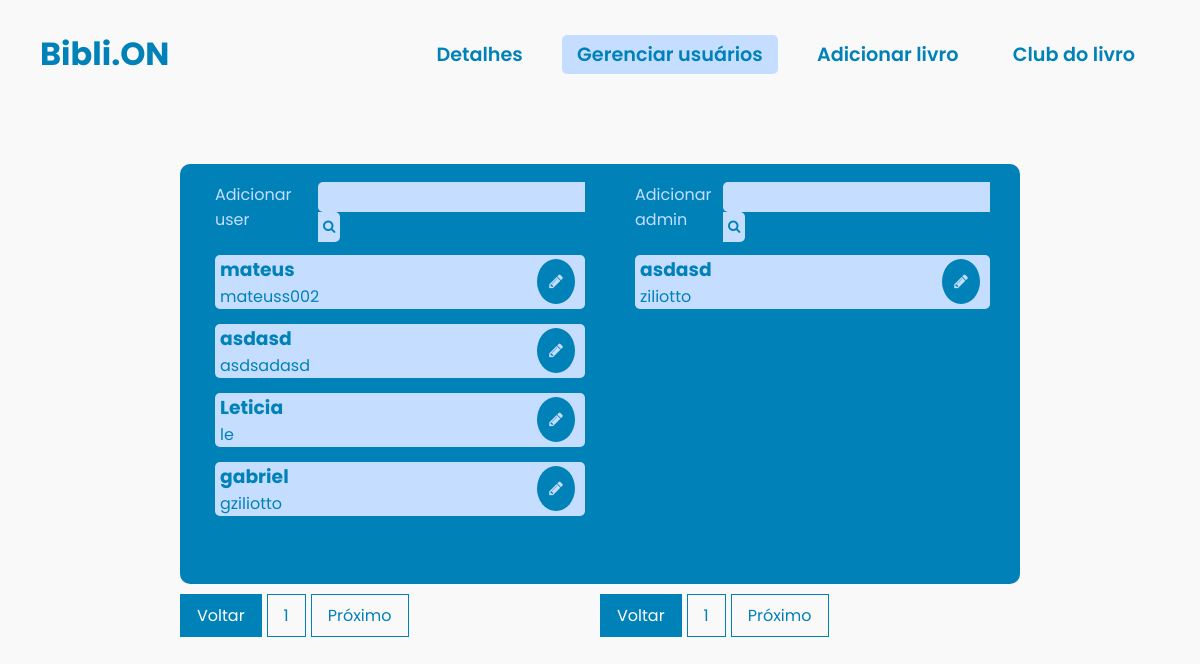
The app's page /adm/gerenciar.php (signed in) with its own data.
### tables this page shows
CREATE TABLE IF NOT EXISTS `pessoas` (
`id` int(11) unsigned NOT NULL,
  `nome` varchar(255) NOT NULL,
  `user` varchar(255) NOT NULL,
  `email` varchar(255) NOT NULL,
  `senha` varchar(255) NOT NULL
);

CREATE TABLE IF NOT EXISTS `adm` (
`id` int(11) NOT NULL,
  `nome` varchar(255) NOT NULL,
  `usuario` varchar(255) NOT NULL,
  `email` varchar(255) NOT NULL,
  `codigo` int(11) NOT NULL,
  `senha` varchar(255) NOT NULL
);

### adm/gerenciar.php (the view, shortened to what this page needs)
<!DOCTYPE html>
<html>
<head>
    <link rel="stylesheet" type="text/css" href="../css/gerenciar.css">
    <link rel="stylesheet" href="https://stackpath.bootstrapcdn.com/font-awesome/4.7.0/css/font-awesome.min.css">
</head>
<body>
    <header>
        <nav class="navigation">
            <div>
                <h3>Bibli.ON</h3>
            </div>
            <div>
                <a href="menuadm.php">Detalhes</a>
                <a style="background-color: #c5deff;" href="menuadm.php">Gerenciar usuários</a>
                <a href="addlivro.php">Adicionar livro</a>
                <a href="clubdolivro.php">Club do livro</a>
            </div>
        </nav>
    </header>
    <div>
        <div class="usuarios">
            <div class="container-user">
                <div class="cont-neo">
                    <a href="addusu.php" class="neo">Adicionar user</a>
                    <form class="bun" method="GET" action="">
                        <input class="bun1" type="text" name="search" id="search" class="search-input">
                        <button class="bun2" type="submit" class="search-button"><i class="fa fa-search" aria-hidden="true"></i></button>
                    </form>
                </div>
                <?php
                $servername = "localhost";
                $username = "root";
                $password = "root";
                $dbname = "biblioteca";
                $conn = new mysqli($servername, $username, $password, $dbname);
                $sql = "SELECT * FROM pessoas";
                $result = $conn->query($sql);
                if ($result->num_rows > 0) {
                    while ($row = $result->fetch_assoc()) {
                        echo "<div class='container-user2'>";
                        echo "<div class='users'>";
                        echo "<div class='part1'>";
                        echo "<h3 style='color: #0081B8;'>" . $row["nome"] . "</h3>";
                        echo "<p style='color: #0081B8;'>" . $row["user"] . "</p>";
                        echo "</div>";
                        echo "<a class='txtba' href='edituser.php?id=" . $row["id"] . "' class='user-link'>";
                        echo "<div class='part2'>";
                        echo "<i class='fa fa-pencil' aria-hidden='true'></i>";
                        echo "</div>";
                        echo "</a>";
                        echo "</div>";
                        echo "</div>";
                    }
                }
                ?>
            </div>
            <div class="pagination"></div>
        </div>
    </div>
    <div>
        <div class="usuarios">
            <div class="container-adm">
                <div class="cont-neo">
                    <a href="addadm.php" class="neo">Adicionar admin</a>
                    <form class="bun" method="GET" action="">
                        <input class="bun1" type="text" name="search2" id="search2" class="search-input">
                        <button class="bun2" type="submit" class="search-button"><i class="fa fa-search" aria-hidden="true"></i></button>
                    </form>
                </div>
                <?php
                $servername = "localhost";
                $username = "root";
                $password = "root";
                $dbname = "biblioteca";
                $conn = new mysqli($servername, $username, $password, $dbname);
                $sql = "SELECT * FROM adm";
                $result = $conn->query($sql);
                if ($result->num_rows > 0) {
                    while ($row = $result->fetch_assoc()) {
                        echo "<a class='txtba' href='detaluser.php?id=" . $row["id"] . "' class='user-link'>";
                        echo "<div class='container-adm2'>";
                        echo "<div class='users'>";
                        echo "<div class='part1'>";
                        echo "<h3 style='color: #0081B8;'>" . $row["nome"] . "</h3>";
                        echo "<p style='color: #0081B8;'>" . $row["usuario"] . "</p>";
                        echo "</div>";
                        echo "<a class='txtba' href='editadm.php?id=" . $row["id"] . "' class='user-link'>";
                        echo "<div class='part2'>";
                        echo "<i class='fa fa-pencil' aria-hidden='true'></i>";
                        echo "</div>";
                        echo "</a>";
                        echo "</div>";
                        echo "</div>";
                        echo "</a>";
                    }
                }
                ?>
            </div>
            <div class="pagination2"></div>
        </div>
    </div>
</body>
</html>

### css/gerenciar.css (style rules this page uses)
body { background-color: #f9f9f9; min-height: 100vh; background-repeat: no-repeat; display: flex; justify-content: center; align-items: center; }
* { margin: 0; padding: 0; box-sizing: border-box; font-family: 'Poppins', sans-serif; }
header { position: absolute; top: 0; left: 0; width: 100%; padding: 30px 40px; z-index: 100; }
.navigation a { text-decoration: none; color: #0081B8; padding: 6px 15px; border-radius: 5px; margin: 0 10px; font-weight: 600; font-size: larger; transition: all 0.5s ease; }
.navigation h3 { font-size: 2em; color: #0081B8; pointer-events: none; }
nav { display: flex; align-items: center; justify-content: space-between; }
.container-user { background-color: #0081B8; display: flex; flex-direction: column; min-height: 420px; max-height: 420px; min-width: 420px; max-width: 420px; padding-top: 10px; padding-bottom: 10px; padding-left: 15px; padding-right: 15px; border-radius: 10px 0px 0px 10px; }
.container-adm { background-color: #0081B8; display: flex; flex-direction: column; min-height: 420px; max-height: 420px; min-width: 420px; max-width: 420px; padding-top: 10px; padding-bottom: 10px; padding-left: 10px; padding-right: 30px; border-radius: 10px 0px 0px 10px; }
.users { display: flex; align-items: center; justify-content: space-between; background-color: #c5deff; margin-left: 20px; margin-bottom: 12px; margin-top: 3px; max-height: auto; padding-left: 5px; padding-right: 10px; border-radius: 5px; transition: transform 0.5s; }
.usuarios a { text-decoration: none; }
.container-adm { background-color: #0081B8; display: flex; flex-direction: column; min-height: 420px; max-height: 420px; min-width: 420px; max-width: 420px; padding-top: 10px; padding-bottom: 10px; padding-left: 15px; border-radius: 0px 10px 10px 0px; }
.cont-neo { display: flex; justify-content: space-between; padding: 10px; padding-left: 20px; padding-right: 0px; padding-top: 8px; }
.neo { color: #c5deff; transition: all 0.5s; }
.part2 { background-color: #0081B8; padding-left: 12px; padding-right: 12px; padding-top: 10px; padding-bottom: 10px; border-radius: 50%; color: #c5deff; }
.bun1 { background-color: #c5deff; padding: 5px; border: none; border-top-left-radius: 5px; border-bottom-left-radius: 5px; }
.bun2 { background-color: #c5deff; color: #0081B8; border: none; padding: 5px; border-radius: 5px; border-top-left-radius: 0px; border-bottom-left-radius: 0px; }

### adm/gerenciar.php (style rules this page uses)
.pagination { margin-top: 10px; }
.pagination2 { margin-top: 10px; }

### records on screen
pessoas: nome "mateus", user "mateuss002"
pessoas: nome "asdasd", user "asdsadasd"
pessoas: nome "Leticia", user "le"
pessoas: nome "gabriel", user "gziliotto"
adm: nome "asdasd", usuario "ziliotto"
